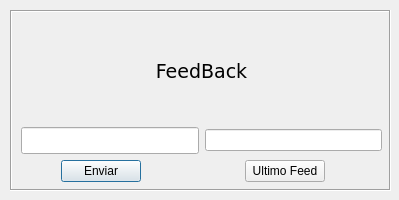
<?xml version="1.0" encoding="UTF-8"?>
<ui version="4.0">
 <class>feedback</class>
 <widget class="QDialog" name="feedback">
  <property name="geometry">
   <rect>
    <x>0</x>
    <y>0</y>
    <width>399</width>
    <height>200</height>
   </rect>
  </property>
  <property name="windowTitle">
   <string>FeedBack</string>
  </property>
  <widget class="QFrame" name="frame">
   <property name="geometry">
    <rect>
     <x>10</x>
     <y>10</y>
     <width>381</width>
     <height>181</height>
    </rect>
   </property>
   <property name="frameShape">
    <enum>QFrame::Box</enum>
   </property>
   <property name="frameShadow">
    <enum>QFrame::Sunken</enum>
   </property>
   <widget class="QWidget" name="">
    <property name="geometry">
     <rect>
      <x>11</x>
      <y>11</y>
      <width>361</width>
      <height>161</height>
     </rect>
    </property>
    <layout class="QVBoxLayout" name="verticalLayout_2">
     <item>
      <widget class="QLabel" name="label">
       <property name="font">
        <font>
         <family>DejaVu Sans</family>
         <pointsize>14</pointsize>
        </font>
       </property>
       <property name="text">
        <string>FeedBack</string>
       </property>
       <property name="alignment">
        <set>Qt::AlignCenter</set>
       </property>
      </widget>
     </item>
     <item>
      <layout class="QVBoxLayout" name="verticalLayout">
       <item>
        <layout class="QHBoxLayout" name="horizontalLayout_3">
         <item>
          <widget class="QLineEdit" name="txt_fb">
           <property name="minimumSize">
            <size>
             <width>0</width>
             <height>0</height>
            </size>
           </property>
           <property name="maximumSize">
            <size>
             <width>16777215</width>
             <height>16777215</height>
            </size>
           </property>
           <property name="baseSize">
            <size>
             <width>0</width>
             <height>-1</height>
            </size>
           </property>
           <property name="font">
            <font>
             <family>DejaVu Sans</family>
             <pointsize>12</pointsize>
            </font>
           </property>
          </widget>
         </item>
         <item>
          <widget class="QLineEdit" name="txt_UltimoFeed">
           <property name="readOnly">
            <bool>true</bool>
           </property>
          </widget>
         </item>
        </layout>
       </item>
       <item>
        <layout class="QHBoxLayout" name="horizontalLayout_2">
         <item>
          <layout class="QHBoxLayout" name="horizontalLayout">
           <item>
            <spacer name="horizontalSpacer">
             <property name="orientation">
              <enum>Qt::Horizontal</enum>
             </property>
             <property name="sizeHint" stdset="0">
              <size>
               <width>40</width>
               <height>20</height>
              </size>
             </property>
            </spacer>
           </item>
           <item>
            <widget class="QPushButton" name="btn_enviar">
             <property name="cursor">
              <cursorShape>PointingHandCursor</cursorShape>
             </property>
             <property name="text">
              <string>Enviar</string>
             </property>
            </widget>
           </item>
           <item>
            <spacer name="horizontalSpacer_2">
             <property name="orientation">
              <enum>Qt::Horizontal</enum>
             </property>
             <property name="sizeHint" stdset="0">
              <size>
               <width>40</width>
               <height>20</height>
              </size>
             </property>
            </spacer>
           </item>
          </layout>
         </item>
         <item>
          <spacer name="horizontalSpacer_4">
           <property name="orientation">
            <enum>Qt::Horizontal</enum>
           </property>
           <property name="sizeHint" stdset="0">
            <size>
             <width>40</width>
             <height>20</height>
            </size>
           </property>
          </spacer>
         </item>
         <item>
          <widget class="QPushButton" name="btn_UltimoFeed">
           <property name="cursor">
            <cursorShape>PointingHandCursor</cursorShape>
           </property>
           <property name="text">
            <string>Ultimo Feed</string>
           </property>
          </widget>
         </item>
         <item>
          <spacer name="horizontalSpacer_3">
           <property name="orientation">
            <enum>Qt::Horizontal</enum>
           </property>
           <property name="sizeHint" stdset="0">
            <size>
             <width>40</width>
             <height>20</height>
            </size>
           </property>
          </spacer>
         </item>
        </layout>
       </item>
      </layout>
     </item>
    </layout>
   </widget>
  </widget>
 </widget>
 <resources/>
 <connections/>
</ui>
